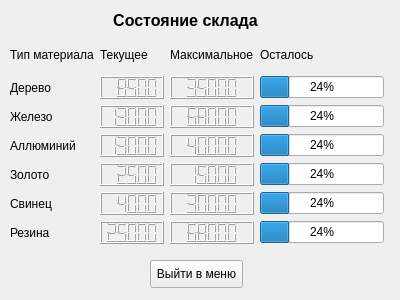
<?xml version="1.0" encoding="UTF-8"?>
<ui version="4.0">
 <class>SostWindow</class>
 <widget class="QWidget" name="SostWindow">
  <property name="geometry">
   <rect>
    <x>0</x>
    <y>0</y>
    <width>400</width>
    <height>300</height>
   </rect>
  </property>
  <property name="windowTitle">
   <string>Хранилище</string>
  </property>
  <widget class="QPushButton" name="menuButtonSost">
   <property name="geometry">
    <rect>
     <x>150</x>
     <y>260</y>
     <width>93</width>
     <height>28</height>
    </rect>
   </property>
   <property name="text">
    <string>Выйти в меню</string>
   </property>
  </widget>
  <widget class="QWidget" name="gridLayoutWidget">
   <property name="geometry">
    <rect>
     <x>10</x>
     <y>40</y>
     <width>374</width>
     <height>204</height>
    </rect>
   </property>
   <layout class="QGridLayout" name="gridLayout">
    <item row="1" column="3">
     <widget class="QProgressBar" name="woodbar">
      <property name="value">
       <number>24</number>
      </property>
     </widget>
    </item>
    <item row="6" column="0">
     <widget class="QLabel" name="label_5">
      <property name="text">
       <string>Свинец</string>
      </property>
     </widget>
    </item>
    <item row="4" column="3">
     <widget class="QProgressBar" name="alumbar">
      <property name="value">
       <number>24</number>
      </property>
     </widget>
    </item>
    <item row="4" column="0">
     <widget class="QLabel" name="label_3">
      <property name="text">
       <string>Аллюминий</string>
      </property>
     </widget>
    </item>
    <item row="1" column="0">
     <widget class="QLabel" name="label">
      <property name="text">
       <string>Дерево</string>
      </property>
     </widget>
    </item>
    <item row="6" column="2">
     <widget class="QLCDNumber" name="plummax">
      <property name="intValue" stdset="0">
       <number>30000</number>
      </property>
     </widget>
    </item>
    <item row="7" column="1">
     <widget class="QLCDNumber" name="reztek">
      <property name="intValue" stdset="0">
       <number>25000</number>
      </property>
     </widget>
    </item>
    <item row="1" column="1">
     <widget class="QLCDNumber" name="woodtek">
      <property name="intValue" stdset="0">
       <number>8500</number>
      </property>
     </widget>
    </item>
    <item row="4" column="2">
     <widget class="QLCDNumber" name="alummax">
      <property name="intValue" stdset="0">
       <number>40000</number>
      </property>
     </widget>
    </item>
    <item row="6" column="3">
     <widget class="QProgressBar" name="plumbar">
      <property name="value">
       <number>24</number>
      </property>
     </widget>
    </item>
    <item row="2" column="3">
     <widget class="QProgressBar" name="ironbar">
      <property name="value">
       <number>24</number>
      </property>
     </widget>
    </item>
    <item row="7" column="2">
     <widget class="QLCDNumber" name="rezmax">
      <property name="intValue" stdset="0">
       <number>68000</number>
      </property>
     </widget>
    </item>
    <item row="5" column="3">
     <widget class="QProgressBar" name="goldbar">
      <property name="value">
       <number>24</number>
      </property>
     </widget>
    </item>
    <item row="4" column="1">
     <widget class="QLCDNumber" name="alumtek">
      <property name="intValue" stdset="0">
       <number>13000</number>
      </property>
     </widget>
    </item>
    <item row="2" column="2">
     <widget class="QLCDNumber" name="ironmax">
      <property name="intValue" stdset="0">
       <number>68000</number>
      </property>
     </widget>
    </item>
    <item row="5" column="0">
     <widget class="QLabel" name="label_6">
      <property name="text">
       <string>Золото</string>
      </property>
     </widget>
    </item>
    <item row="7" column="3">
     <widget class="QProgressBar" name="rezbar">
      <property name="value">
       <number>24</number>
      </property>
     </widget>
    </item>
    <item row="5" column="2">
     <widget class="QLCDNumber" name="goldmax">
      <property name="intValue" stdset="0">
       <number>15000</number>
      </property>
     </widget>
    </item>
    <item row="5" column="1">
     <widget class="QLCDNumber" name="goldtek">
      <property name="intValue" stdset="0">
       <number>2500</number>
      </property>
     </widget>
    </item>
    <item row="7" column="0">
     <widget class="QLabel" name="label_4">
      <property name="text">
       <string>Резина</string>
      </property>
     </widget>
    </item>
    <item row="2" column="0">
     <widget class="QLabel" name="label_2">
      <property name="text">
       <string>Железо</string>
      </property>
     </widget>
    </item>
    <item row="2" column="1">
     <widget class="QLCDNumber" name="irontek">
      <property name="intValue" stdset="0">
       <number>13000</number>
      </property>
     </widget>
    </item>
    <item row="1" column="2">
     <widget class="QLCDNumber" name="woodmax">
      <property name="intValue" stdset="0">
       <number>35000</number>
      </property>
     </widget>
    </item>
    <item row="6" column="1">
     <widget class="QLCDNumber" name="plumtek">
      <property name="intValue" stdset="0">
       <number>4000</number>
      </property>
     </widget>
    </item>
    <item row="0" column="0">
     <widget class="QLabel" name="label_7">
      <property name="text">
       <string>Тип материала</string>
      </property>
     </widget>
    </item>
    <item row="0" column="1">
     <widget class="QLabel" name="label_8">
      <property name="text">
       <string>Текущее</string>
      </property>
     </widget>
    </item>
    <item row="0" column="2">
     <widget class="QLabel" name="label_9">
      <property name="text">
       <string>Максимальное</string>
      </property>
     </widget>
    </item>
    <item row="0" column="3">
     <widget class="QLabel" name="label_10">
      <property name="text">
       <string>Осталось</string>
      </property>
     </widget>
    </item>
   </layout>
  </widget>
  <widget class="QLabel" name="label_11">
   <property name="geometry">
    <rect>
     <x>75</x>
     <y>10</y>
     <width>221</width>
     <height>21</height>
    </rect>
   </property>
   <property name="text">
    <string>&lt;html&gt;&lt;head/&gt;&lt;body&gt;&lt;p align=&quot;center&quot;&gt;&lt;span style=&quot; font-size:12pt; font-weight:600;&quot;&gt;Состояние склада&lt;/span&gt;&lt;/p&gt;&lt;/body&gt;&lt;/html&gt;</string>
   </property>
  </widget>
 </widget>
 <resources/>
 <connections/>
</ui>
